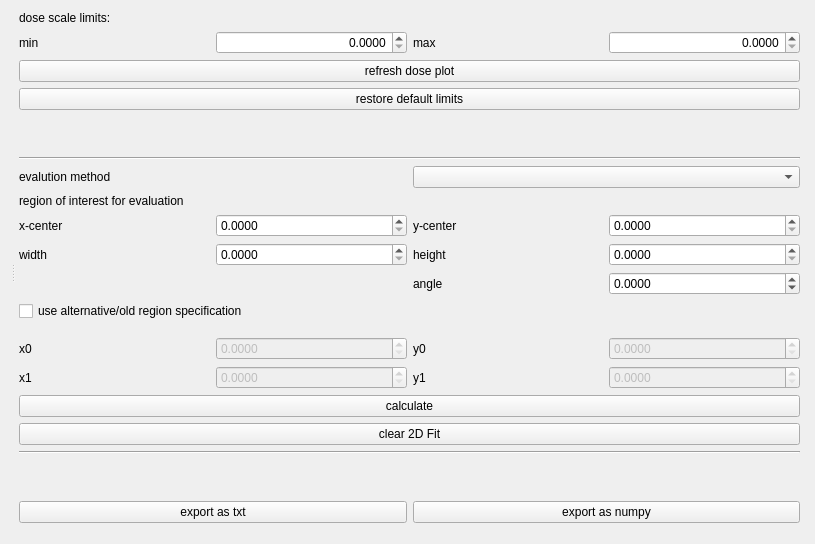
<?xml version="1.0" encoding="UTF-8"?>
<ui version="4.0">
 <class>DoseWidget</class>
 <widget class="QWidget" name="DoseWidget">
  <property name="geometry">
   <rect>
    <x>0</x>
    <y>0</y>
    <width>815</width>
    <height>544</height>
   </rect>
  </property>
  <property name="windowTitle">
   <string>Form</string>
  </property>
  <layout class="QGridLayout" name="gridLayout">
   <item row="0" column="0">
    <widget class="QSplitter" name="splitter">
     <property name="orientation">
      <enum>Qt::Horizontal</enum>
     </property>
     <widget class="QWidget" name="layoutWidget_2">
      <layout class="QVBoxLayout" name="imageLayout"/>
     </widget>
     <widget class="QWidget" name="layoutWidget">
      <layout class="QVBoxLayout" name="verticalLayout_2">
       <property name="leftMargin">
        <number>4</number>
       </property>
       <property name="rightMargin">
        <number>4</number>
       </property>
       <property name="bottomMargin">
        <number>10</number>
       </property>
       <item>
        <widget class="QLabel" name="label">
         <property name="text">
          <string>dose scale limits:</string>
         </property>
        </widget>
       </item>
       <item>
        <layout class="QHBoxLayout" name="horizontalLayout">
         <item>
          <widget class="QLabel" name="label_2">
           <property name="text">
            <string>min</string>
           </property>
          </widget>
         </item>
         <item>
          <widget class="QDoubleSpinBox" name="doseMin">
           <property name="alignment">
            <set>Qt::AlignRight|Qt::AlignTrailing|Qt::AlignVCenter</set>
           </property>
           <property name="decimals">
            <number>4</number>
           </property>
          </widget>
         </item>
         <item>
          <widget class="QLabel" name="label_3">
           <property name="text">
            <string>max</string>
           </property>
          </widget>
         </item>
         <item>
          <widget class="QDoubleSpinBox" name="doseMax">
           <property name="alignment">
            <set>Qt::AlignRight|Qt::AlignTrailing|Qt::AlignVCenter</set>
           </property>
           <property name="decimals">
            <number>4</number>
           </property>
          </widget>
         </item>
        </layout>
       </item>
       <item>
        <widget class="QPushButton" name="refreshButton">
         <property name="text">
          <string>refresh dose plot</string>
         </property>
        </widget>
       </item>
       <item>
        <widget class="QPushButton" name="bestLimits">
         <property name="text">
          <string>restore default limits</string>
         </property>
        </widget>
       </item>
       <item>
        <spacer name="verticalSpacer_2">
         <property name="orientation">
          <enum>Qt::Vertical</enum>
         </property>
         <property name="sizeHint" stdset="0">
          <size>
           <width>20</width>
           <height>40</height>
          </size>
         </property>
        </spacer>
       </item>
       <item>
        <widget class="Line" name="line">
         <property name="orientation">
          <enum>Qt::Horizontal</enum>
         </property>
        </widget>
       </item>
       <item>
        <layout class="QHBoxLayout" name="horizontalLayout_3">
         <property name="topMargin">
          <number>0</number>
         </property>
         <item>
          <widget class="QLabel" name="label_9">
           <property name="text">
            <string>evalution method</string>
           </property>
          </widget>
         </item>
         <item>
          <widget class="QComboBox" name="evalFunction"/>
         </item>
        </layout>
       </item>
       <item>
        <widget class="QLabel" name="label_10">
         <property name="text">
          <string>region of interest for evaluation</string>
         </property>
        </widget>
       </item>
       <item>
        <layout class="QGridLayout" name="newInputGrid">
         <property name="leftMargin">
          <number>0</number>
         </property>
         <property name="topMargin">
          <number>0</number>
         </property>
         <item row="1" column="0">
          <widget class="QLabel" name="label_5">
           <property name="text">
            <string>width</string>
           </property>
          </widget>
         </item>
         <item row="1" column="3">
          <widget class="QDoubleSpinBox" name="height">
           <property name="toolTip">
            <string>height (y-direction), not used for profile</string>
           </property>
           <property name="decimals">
            <number>4</number>
           </property>
           <property name="singleStep">
            <double>0.010000000000000</double>
           </property>
          </widget>
         </item>
         <item row="0" column="0">
          <widget class="QLabel" name="label_4">
           <property name="text">
            <string>x-center</string>
           </property>
          </widget>
         </item>
         <item row="1" column="2">
          <widget class="QLabel" name="label_7">
           <property name="text">
            <string>height</string>
           </property>
          </widget>
         </item>
         <item row="0" column="3">
          <widget class="QDoubleSpinBox" name="yCenter">
           <property name="toolTip">
            <string>y coordinate of the center of the ROI</string>
           </property>
           <property name="decimals">
            <number>4</number>
           </property>
           <property name="singleStep">
            <double>0.010000000000000</double>
           </property>
          </widget>
         </item>
         <item row="0" column="2">
          <widget class="QLabel" name="label_6">
           <property name="text">
            <string>y-center</string>
           </property>
          </widget>
         </item>
         <item row="1" column="1">
          <widget class="QDoubleSpinBox" name="width">
           <property name="toolTip">
            <string>width (x-direction) of ROI or length of profile</string>
           </property>
           <property name="decimals">
            <number>4</number>
           </property>
           <property name="singleStep">
            <double>0.010000000000000</double>
           </property>
          </widget>
         </item>
         <item row="0" column="1">
          <widget class="QDoubleSpinBox" name="xCenter">
           <property name="toolTip">
            <string>x coordinate of the center of the ROI</string>
           </property>
           <property name="decimals">
            <number>4</number>
           </property>
           <property name="singleStep">
            <double>0.010000000000000</double>
           </property>
          </widget>
         </item>
         <item row="2" column="3">
          <widget class="QDoubleSpinBox" name="angle">
           <property name="toolTip">
            <string>roation angle of ROI (counter clockwise)</string>
           </property>
           <property name="decimals">
            <number>4</number>
           </property>
           <property name="minimum">
            <double>-360.000000000000000</double>
           </property>
           <property name="maximum">
            <double>360.000000000000000</double>
           </property>
          </widget>
         </item>
         <item row="2" column="2">
          <widget class="QLabel" name="label_8">
           <property name="text">
            <string>angle</string>
           </property>
          </widget>
         </item>
        </layout>
       </item>
       <item>
        <layout class="QHBoxLayout" name="horizontalLayout_4">
         <property name="topMargin">
          <number>0</number>
         </property>
         <item>
          <widget class="QCheckBox" name="alternateSpecToggle">
           <property name="text">
            <string>use alternative/old region specification</string>
           </property>
          </widget>
         </item>
        </layout>
       </item>
       <item>
        <layout class="QGridLayout" name="oldInputGrid">
         <property name="topMargin">
          <number>10</number>
         </property>
         <item row="0" column="1">
          <widget class="QDoubleSpinBox" name="x0">
           <property name="enabled">
            <bool>false</bool>
           </property>
           <property name="decimals">
            <number>4</number>
           </property>
           <property name="singleStep">
            <double>0.010000000000000</double>
           </property>
          </widget>
         </item>
         <item row="1" column="1">
          <widget class="QDoubleSpinBox" name="x1">
           <property name="enabled">
            <bool>false</bool>
           </property>
           <property name="decimals">
            <number>4</number>
           </property>
           <property name="singleStep">
            <double>0.010000000000000</double>
           </property>
          </widget>
         </item>
         <item row="1" column="3">
          <widget class="QDoubleSpinBox" name="y1">
           <property name="enabled">
            <bool>false</bool>
           </property>
           <property name="decimals">
            <number>4</number>
           </property>
           <property name="singleStep">
            <double>0.010000000000000</double>
           </property>
          </widget>
         </item>
         <item row="0" column="3">
          <widget class="QDoubleSpinBox" name="y0">
           <property name="enabled">
            <bool>false</bool>
           </property>
           <property name="decimals">
            <number>4</number>
           </property>
           <property name="singleStep">
            <double>0.010000000000000</double>
           </property>
          </widget>
         </item>
         <item row="0" column="0">
          <widget class="QLabel" name="label_11">
           <property name="text">
            <string>x0</string>
           </property>
          </widget>
         </item>
         <item row="1" column="0">
          <widget class="QLabel" name="label_12">
           <property name="text">
            <string>x1</string>
           </property>
          </widget>
         </item>
         <item row="0" column="2">
          <widget class="QLabel" name="label_13">
           <property name="text">
            <string>y0</string>
           </property>
          </widget>
         </item>
         <item row="1" column="2">
          <widget class="QLabel" name="label_14">
           <property name="text">
            <string>y1</string>
           </property>
          </widget>
         </item>
        </layout>
       </item>
       <item>
        <widget class="QPushButton" name="calculateButton">
         <property name="text">
          <string>calculate</string>
         </property>
        </widget>
       </item>
       <item>
        <widget class="QPushButton" name="clearFitButton">
         <property name="toolTip">
          <string>remove the contour plot and the center marker created by 2D fit from the dose plot</string>
         </property>
         <property name="text">
          <string>clear 2D Fit</string>
         </property>
        </widget>
       </item>
       <item>
        <widget class="Line" name="line_2">
         <property name="orientation">
          <enum>Qt::Horizontal</enum>
         </property>
        </widget>
       </item>
       <item>
        <spacer name="verticalSpacer">
         <property name="orientation">
          <enum>Qt::Vertical</enum>
         </property>
         <property name="sizeHint" stdset="0">
          <size>
           <width>20</width>
           <height>40</height>
          </size>
         </property>
        </spacer>
       </item>
       <item>
        <layout class="QHBoxLayout" name="horizontalLayout_5">
         <property name="topMargin">
          <number>0</number>
         </property>
         <item>
          <widget class="QPushButton" name="exportTxtButton">
           <property name="toolTip">
            <string>export the dose distribution into a txt file to use elsewhere (seperator is tab)</string>
           </property>
           <property name="text">
            <string>export as txt</string>
           </property>
          </widget>
         </item>
         <item>
          <widget class="QPushButton" name="exportNpButton">
           <property name="toolTip">
            <string>export the dose distribution into a npy file which can be loaded by numpy.load() in python (smaller than txt)</string>
           </property>
           <property name="text">
            <string>export as numpy</string>
           </property>
          </widget>
         </item>
        </layout>
       </item>
      </layout>
     </widget>
    </widget>
   </item>
  </layout>
 </widget>
 <tabstops>
  <tabstop>doseMin</tabstop>
  <tabstop>doseMax</tabstop>
  <tabstop>refreshButton</tabstop>
  <tabstop>evalFunction</tabstop>
  <tabstop>xCenter</tabstop>
  <tabstop>yCenter</tabstop>
  <tabstop>width</tabstop>
  <tabstop>height</tabstop>
  <tabstop>angle</tabstop>
  <tabstop>alternateSpecToggle</tabstop>
  <tabstop>x0</tabstop>
  <tabstop>y0</tabstop>
  <tabstop>x1</tabstop>
  <tabstop>y1</tabstop>
  <tabstop>calculateButton</tabstop>
  <tabstop>clearFitButton</tabstop>
  <tabstop>exportTxtButton</tabstop>
  <tabstop>exportNpButton</tabstop>
 </tabstops>
 <resources/>
 <connections/>
</ui>
